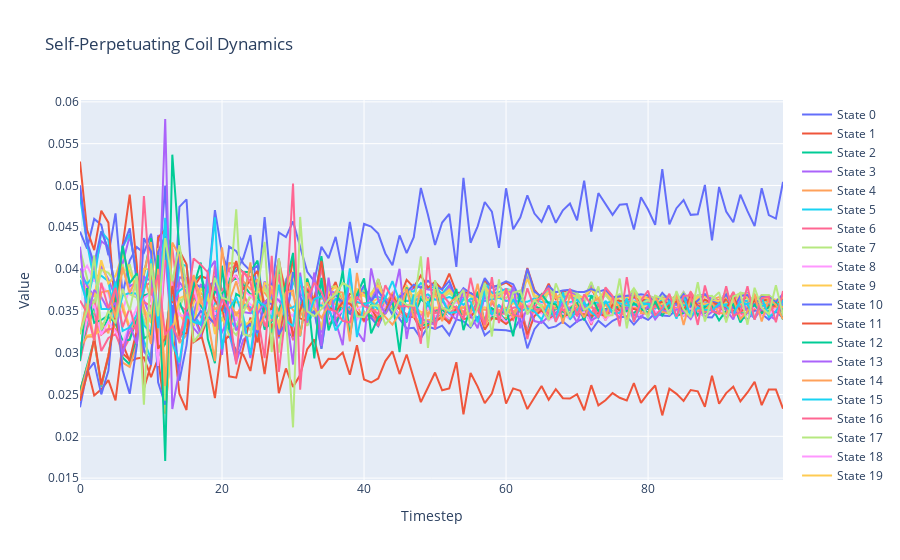

The code cell stored with this chart in its notebook:
### Markdown cell above
Because coils are self-perpetuating dynamic systems, we can spin them up and let them run by using the 'step_coil' method. This gives a good look into just how crazy dynamics produces by coils on their own can be.

### Code cell
states = []
# Select the batch we want to make predictions for
batch = 10


# Grab starting state tensor
state_tensor = X[:,0,:]

# How many steps do we want to run the coil overall?
max_steps = 100

batch_size = X.shape[0]
transition_tensor = torch.softmax(torch.zeros(batch_size, n_features, n_features), dim = 1).to("cuda")
for step_state in range(max_steps):
    state_tensor, transition_tensor = model.step_coil(state_tensor, transition_tensor)
    states.append(state_tensor[batch,:])

# Move state dynamics to CPU
data = [row.to('cpu').detach().numpy() for row in states]
# Transpose the data to get 5 traces
traces = list(zip(*data))


# Create the figure and add traces
fig = go.Figure()

# Plotting
for i, trace in enumerate(traces):
    model_trace = go.Scatter(y=trace, mode='lines', name=f'State {i}')
    fig.add_trace(model_trace)

# Add title and labels
fig.update_layout(title=f'Self-Perpetuating Coil Dynamics',
                    xaxis_title='Timestep',
                    yaxis_title='Value')

# Show the figure
fig.show()
